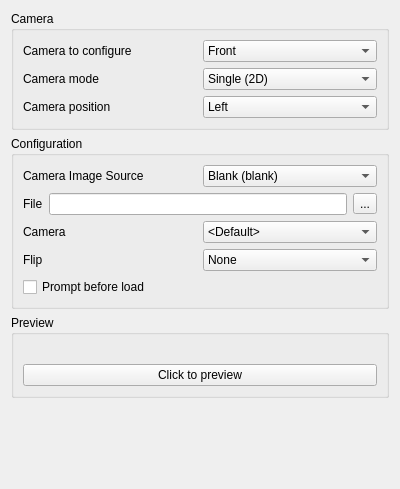
<?xml version="1.0" encoding="UTF-8"?>
<ui version="4.0">
 <class>ConfigureCamera</class>
 <widget class="QWidget" name="ConfigureCamera">
  <property name="geometry">
   <rect>
    <x>0</x>
    <y>0</y>
    <width>400</width>
    <height>489</height>
   </rect>
  </property>
  <property name="windowTitle">
   <string>Form</string>
  </property>
  <layout class="QVBoxLayout" name="verticalLayout">
   <item>
    <widget class="QGroupBox" name="groupBox">
     <property name="title">
      <string>Camera</string>
     </property>
     <layout class="QVBoxLayout" name="verticalLayout_2">
      <item>
       <layout class="QHBoxLayout" name="horizontalLayout">
        <item>
         <widget class="QLabel" name="camera_selection_label">
          <property name="toolTip">
           <string>Select the camera to configure</string>
          </property>
          <property name="text">
           <string>Camera to configure</string>
          </property>
         </widget>
        </item>
        <item>
         <widget class="QComboBox" name="camera_selection">
          <property name="toolTip">
           <string>Select the camera to configure</string>
          </property>
          <item>
           <property name="text">
            <string>Front</string>
           </property>
          </item>
          <item>
           <property name="text">
            <string>Rear</string>
           </property>
          </item>
         </widget>
        </item>
       </layout>
      </item>
      <item>
       <layout class="QHBoxLayout" name="horizontalLayout_2">
        <item>
         <widget class="QLabel" name="camera_mode_label">
          <property name="toolTip">
           <string>Select the camera mode (single or double)</string>
          </property>
          <property name="text">
           <string>Camera mode</string>
          </property>
         </widget>
        </item>
        <item>
         <widget class="QComboBox" name="camera_mode">
          <property name="toolTip">
           <string>Select the camera mode (single or double)</string>
          </property>
          <item>
           <property name="text">
            <string>Single (2D)</string>
           </property>
          </item>
          <item>
           <property name="text">
            <string>Double (3D)</string>
           </property>
          </item>
         </widget>
        </item>
       </layout>
      </item>
      <item>
       <layout class="QHBoxLayout" name="horizontalLayout_3">
        <item>
         <widget class="QLabel" name="camera_position_label">
          <property name="toolTip">
           <string>Select the position of camera to configure</string>
          </property>
          <property name="text">
           <string>Camera position</string>
          </property>
         </widget>
        </item>
        <item>
         <widget class="QComboBox" name="camera_position">
          <property name="toolTip">
           <string>Select the position of camera to configure</string>
          </property>
          <item>
           <property name="text">
            <string>Left</string>
           </property>
          </item>
          <item>
           <property name="text">
            <string>Right</string>
           </property>
          </item>
         </widget>
        </item>
       </layout>
      </item>
     </layout>
    </widget>
   </item>
   <item>
    <widget class="QGroupBox" name="configurationBox">
     <property name="title">
      <string>Configuration</string>
     </property>
     <layout class="QVBoxLayout" name="verticalLayout_configuration">
      <item>
       <layout class="QHBoxLayout" name="horizontalLayout_4">
        <item>
         <widget class="QLabel" name="image_source_label">
          <property name="toolTip">
           <string>Select where the image of the emulated camera comes from. It may be an image or a real camera.</string>
          </property>
          <property name="text">
           <string>Camera Image Source</string>
          </property>
         </widget>
        </item>
        <item>
         <widget class="QComboBox" name="image_source">
          <property name="toolTip">
           <string>Select where the image of the emulated camera comes from. It may be an image or a real camera.</string>
          </property>
          <item>
           <property name="text">
            <string>Blank (blank)</string>
           </property>
          </item>
          <item>
           <property name="text">
            <string>Still Image (image)</string>
           </property>
          </item>
          <item>
           <property name="text">
            <string>System Camera (qt)</string>
           </property>
          </item>
         </widget>
        </item>
       </layout>
      </item>
      <item>
       <layout class="QHBoxLayout" name="horizontalLayout_6">
        <item>
         <widget class="QLabel" name="camera_file_label">
          <property name="frameShape">
           <enum>QFrame::NoFrame</enum>
          </property>
          <property name="text">
           <string>File</string>
          </property>
         </widget>
        </item>
        <item>
         <widget class="QLineEdit" name="camera_file"/>
        </item>
        <item>
         <widget class="QToolButton" name="toolButton">
          <property name="text">
           <string>...</string>
          </property>
         </widget>
        </item>
       </layout>
      </item>
      <item>
       <layout class="QHBoxLayout" name="horizontalLayout_7">
        <item>
         <widget class="QLabel" name="system_camera_label">
          <property name="toolTip">
           <string>Select the system camera to use</string>
          </property>
          <property name="frameShape">
           <enum>QFrame::NoFrame</enum>
          </property>
          <property name="text">
           <string>Camera</string>
          </property>
         </widget>
        </item>
        <item>
         <widget class="QComboBox" name="system_camera">
          <property name="sizePolicy">
           <sizepolicy hsizetype="Maximum" vsizetype="Fixed">
            <horstretch>0</horstretch>
            <verstretch>0</verstretch>
           </sizepolicy>
          </property>
          <property name="maximumSize">
           <size>
            <width>250</width>
            <height>16777215</height>
           </size>
          </property>
          <property name="toolTip">
           <string>Select the system camera to use</string>
          </property>
          <item>
           <property name="text">
            <string>&lt;Default&gt;</string>
           </property>
          </item>
         </widget>
        </item>
       </layout>
      </item>
      <item>
       <layout class="QHBoxLayout" name="horizontalLayout_8">
        <item>
         <widget class="QLabel" name="camera_flip_label">
          <property name="toolTip">
           <string>Select the image flip to apply</string>
          </property>
          <property name="frameShape">
           <enum>QFrame::NoFrame</enum>
          </property>
          <property name="text">
           <string>Flip</string>
          </property>
         </widget>
        </item>
        <item>
         <widget class="QComboBox" name="camera_flip">
          <property name="enabled">
           <bool>true</bool>
          </property>
          <property name="sizePolicy">
           <sizepolicy hsizetype="Maximum" vsizetype="Fixed">
            <horstretch>0</horstretch>
            <verstretch>0</verstretch>
           </sizepolicy>
          </property>
          <property name="maximumSize">
           <size>
            <width>800</width>
            <height>16777215</height>
           </size>
          </property>
          <property name="toolTip">
           <string>Select the image flip to apply</string>
          </property>
          <item>
           <property name="text">
            <string>None</string>
           </property>
          </item>
          <item>
           <property name="text">
            <string>Horizontal</string>
           </property>
          </item>
          <item>
           <property name="text">
            <string>Vertical</string>
           </property>
          </item>
          <item>
           <property name="text">
            <string>Reverse</string>
           </property>
          </item>
         </widget>
        </item>
       </layout>
      </item>
      <item>
       <widget class="QCheckBox" name="prompt_before_load">
        <property name="toolTip">
         <string>Select an image file every time before the camera is loaded</string>
        </property>
        <property name="text">
         <string>Prompt before load</string>
        </property>
       </widget>
      </item>
     </layout>
    </widget>
   </item>
   <item>
    <widget class="QGroupBox" name="previewBox">
     <property name="title">
      <string>Preview</string>
     </property>
     <layout class="QVBoxLayout" name="verticalLayout_3">
      <item>
       <widget class="QLabel" name="preview_box">
        <property name="baseSize">
         <size>
          <width>512</width>
          <height>384</height>
         </size>
        </property>
        <property name="toolTip">
         <string>Resolution: 512*384</string>
        </property>
        <property name="text">
         <string/>
        </property>
       </widget>
      </item>
      <item>
       <widget class="QPushButton" name="preview_button">
        <property name="text">
         <string>Click to preview</string>
        </property>
       </widget>
      </item>
     </layout>
    </widget>
   </item>
   <item>
    <spacer>
     <property name="orientation">
      <enum>Qt::Vertical</enum>
     </property>
     <property name="sizeHint" stdset="0">
      <size>
       <width>20</width>
       <height>40</height>
      </size>
     </property>
    </spacer>
   </item>
  </layout>
 </widget>
 <tabstops>
  <tabstop>camera_selection</tabstop>
  <tabstop>camera_mode</tabstop>
  <tabstop>camera_position</tabstop>
  <tabstop>image_source</tabstop>
  <tabstop>camera_file</tabstop>
  <tabstop>toolButton</tabstop>
  <tabstop>system_camera</tabstop>
  <tabstop>camera_flip</tabstop>
  <tabstop>prompt_before_load</tabstop>
  <tabstop>preview_button</tabstop>
 </tabstops>
 <resources/>
 <connections/>
</ui>
